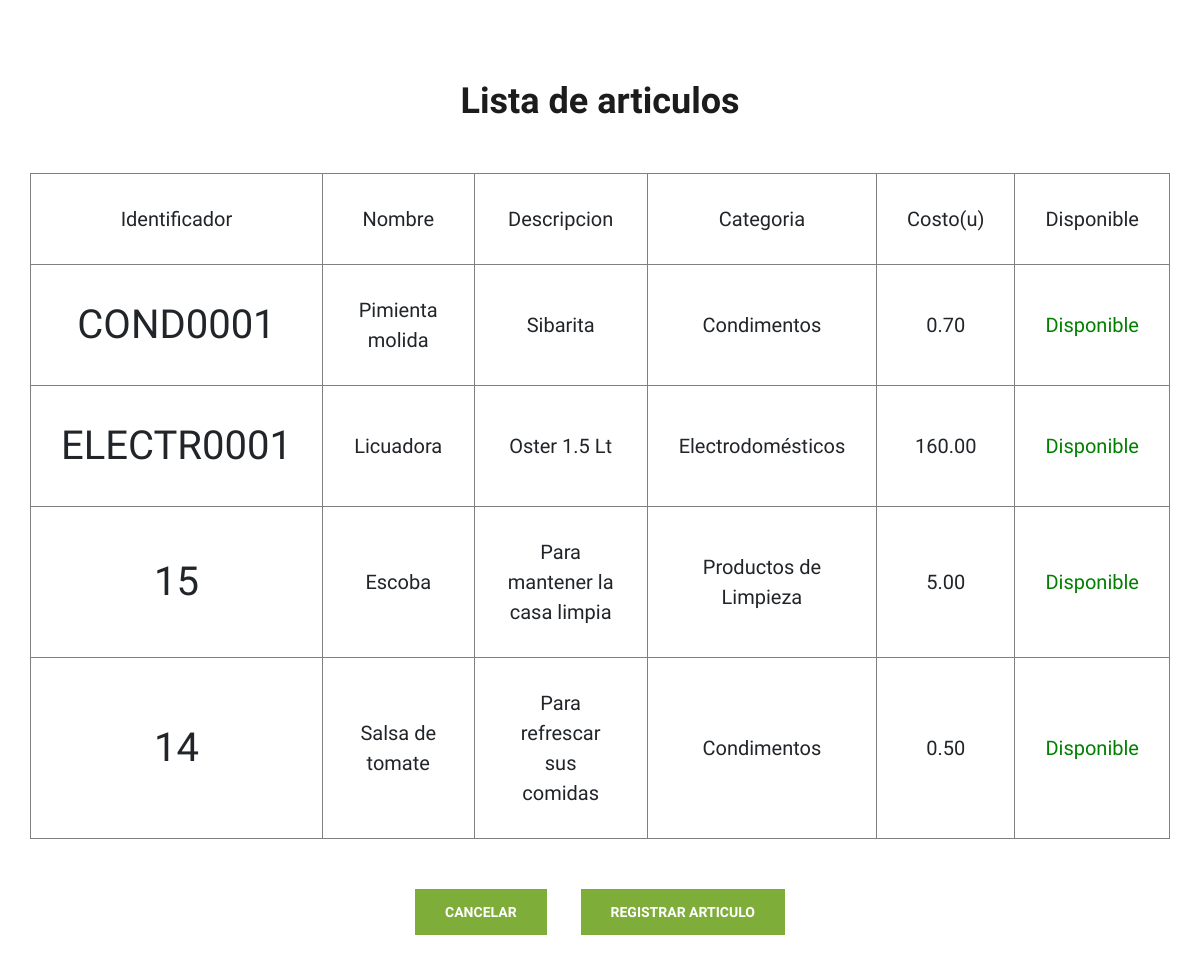
/articulos/listaArticulo, run on the app's committed database.
### articulos/models.py (models this page shows, shortened)
class Articulo(models.Model):
	ArtCod		= models.CharField(verbose_name='Código del artículo', max_length=15, primary_key=True)
	ArtNom		= models.CharField(verbose_name='Nombre', max_length=30)
	ArtDes		= models.CharField(verbose_name='Descripción', max_length=100, blank=True, null=True)
	ArtCatCod	= models.ForeignKey(Categoria, verbose_name='Categoría', on_delete=models.CASCADE)
	ArtCosUni	= models.DecimalField(verbose_name='Costo unitario', max_digits=5, decimal_places=2)
	ArtSitAct	= models.BooleanField(verbose_name='Disponible', default=True)
	ArtSto		= models.IntegerField(verbose_name='Cantidad en stock', default=1)
	ArtSalDet	= models.ManyToManyField(Salida_Cabecera, through='Salida_Detalle')

### categorias/models.py (models this page shows, shortened)
class Categoria(models.Model):
	CatCod		= models.CharField(verbose_name='Código de categoría', max_length=10, primary_key=True)
	CatDes		= models.CharField(verbose_name='Descripción', max_length=30)
	CatImg		= models.ImageField(verbose_name='Imagen', upload_to='pics/categories', null=True, blank=True)

### articulos/views.py (the view)
# urls.py: path("listaArticulo",views.listaArticulo , name="registrarCompra"),
def listaArticulo(request):
    articulos = Articulo.objects.all()
    return render(request , "listaArticulos.html" , context={"articulos":articulos})

### articulos/templates/listaArticulos.html (shortened to what this page needs)
{% load static %}
<!DOCTYPE html>
<html>
<head>
    <link rel="stylesheet" href="{% static 'css/bootstrap.min.css' %}" type="text/css">
    <link rel="stylesheet" href="{% static 'css/font-awesome.min.css' %}" type="text/css">
    <link rel="stylesheet" href="{% static 'css/elegant-icons.css' %}" type="text/css">
    <link rel="stylesheet" href="{% static 'css/nice-select.css' %}" type="text/css">
    <link rel="stylesheet" href="{% static 'css/jquery-ui.min.css' %}" type="text/css">
    <link rel="stylesheet" href="{% static 'css/owl.carousel.min.css' %}" type="text/css">
    <link rel="stylesheet" href="{% static 'css/slicknav.min.css' %}" type="text/css">
    <link rel="stylesheet" href="{% static 'css/style.css' %}" type="text/css">
</head>
<body>
	<div class="contact-form spad">
        <div class="container">
            <div class="row">
                <div class="col-lg-12">
                    <div class="contact__form__title">
                        <h2>Lista de articulos</h2>
                    </div>
                </div>
            </div>
            <div>
                <div style="text-align: center;">
                    <table>
                        <tr>
                            <td style="border: 1px gray solid; padding:30px; font-size: 20px;">
                                Identificador
                            </td>
                            <td style="border: 1px gray solid; padding:30px; font-size: 20px;">
                                Nombre
                            </td>
                            <td style="border: 1px gray solid; padding:30px; font-size: 20px;">
                                Descripcion
                            </td>
                            <td style="border: 1px gray solid; padding:30px; font-size: 20px;">
                                Categoria
                            </td>
                            <td style="border: 1px gray solid; padding:30px; font-size: 20px;">
                                Costo(u)
                            </td>
                            <td style="border: 1px gray solid; padding:30px; font-size: 20px;">
                                Disponible
                            </td>
                        </tr>
                        {% for articulo in articulos %}
                        <tr>
                            <td style="border: 1px gray solid; padding:30px; font-size: 40px;">
                                {{articulo.ArtCod}}
                            </td>
                            <td style="border: 1px gray solid; padding:30px; font-size: 20px;">
                                {{articulo.ArtNom}}
                            </td>
                            <td style="border: 1px gray solid; padding:30px; font-size: 20px;">
                                {{articulo.ArtDes}}
                            </td>
                            <td style="border: 1px gray solid; padding:30px; font-size: 20px;">
                                {{articulo.ArtCatCod.CatDes}}
                            </td>
                            <td style="border: 1px gray solid; padding:30px; font-size: 20px;">
                                {{articulo.ArtCosUni}}
                            </td>
                            <td style="border: 1px gray solid; padding:30px; font-size: 20px;">
                                {% if articulo.ArtSitAct %}
                                    <span style="color:green">Disponible</span>
                                {% else %}
                                    <span style="color:red">No Disponible</span>
                                {% endif %}
                            </td>
                        </tr>
                        {% endfor %}
                    </table>
                    <div style="padding: 50px;">
                        <div class="col-lg-12 text-center"style="display: inline">
                            <a  href="/" class="site-btn">Cancelar</a>
                        </div>
                        <div class="col-lg-12 text-center"style="display: inline">
                            <a href="./registroArticulo " class="site-btn">Registrar Articulo</a>
                        </div>
                    </div>
                </div>
            </div>
        </div>
    </div>
</body>

### static/css/style.css (style rules this page uses)
html, body { height: 100%; font-family: "Cairo", sans-serif; -webkit-font-smoothing: antialiased; font-smoothing: antialiased; }
h1, h2, h3, h4, h5, h6 { margin: 0; color: #111111; font-weight: 400; font-family: "Cairo", sans-serif; }
h2 { font-size: 36px; }
.spad { padding-top: 100px; padding-bottom: 100px; }
.site-btn { font-size: 14px; color: #ffffff; font-weight: 800; text-transform: uppercase; display: inline-block; padding: 13px 30px 12px; background: #7fad39; border: none; }
.contact__form__title { margin-bottom: 50px; text-align: center; }
.contact__form__title h2 { color: #1c1c1c; font-weight: 700; }
.contact-form { padding-top: 80px; padding-bottom: 80px; }
@media only screen and (min-width: 1200px) { .container { max-width: 1170px; } }

### data on the page
Articulo: ArtCod "COND0001", ArtNom "Pimienta molida", ArtDes "Sibarita", ArtCatCod.CatDes "Condimentos", ArtCosUni "0.70", ArtSitAct "Disponible"
Articulo: ArtCod "ELECTR0001", ArtNom "Licuadora", ArtDes "Oster 1.5 Lt", ArtCatCod.CatDes "Electrodomésticos", ArtCosUni "160.00", ArtSitAct "Disponible"
Articulo: ArtCod "15", ArtNom "Escoba", ArtDes "Para mantener la casa limpia", ArtCatCod.CatDes "Productos de Limpieza", ArtCosUni "5.00", ArtSitAct "Disponible"
Articulo: ArtCod "14", ArtNom "Salsa de tomate", ArtDes "Para refrescar sus comidas", ArtCatCod.CatDes "Condimentos", ArtCosUni "0.50", ArtSitAct "Disponible"
